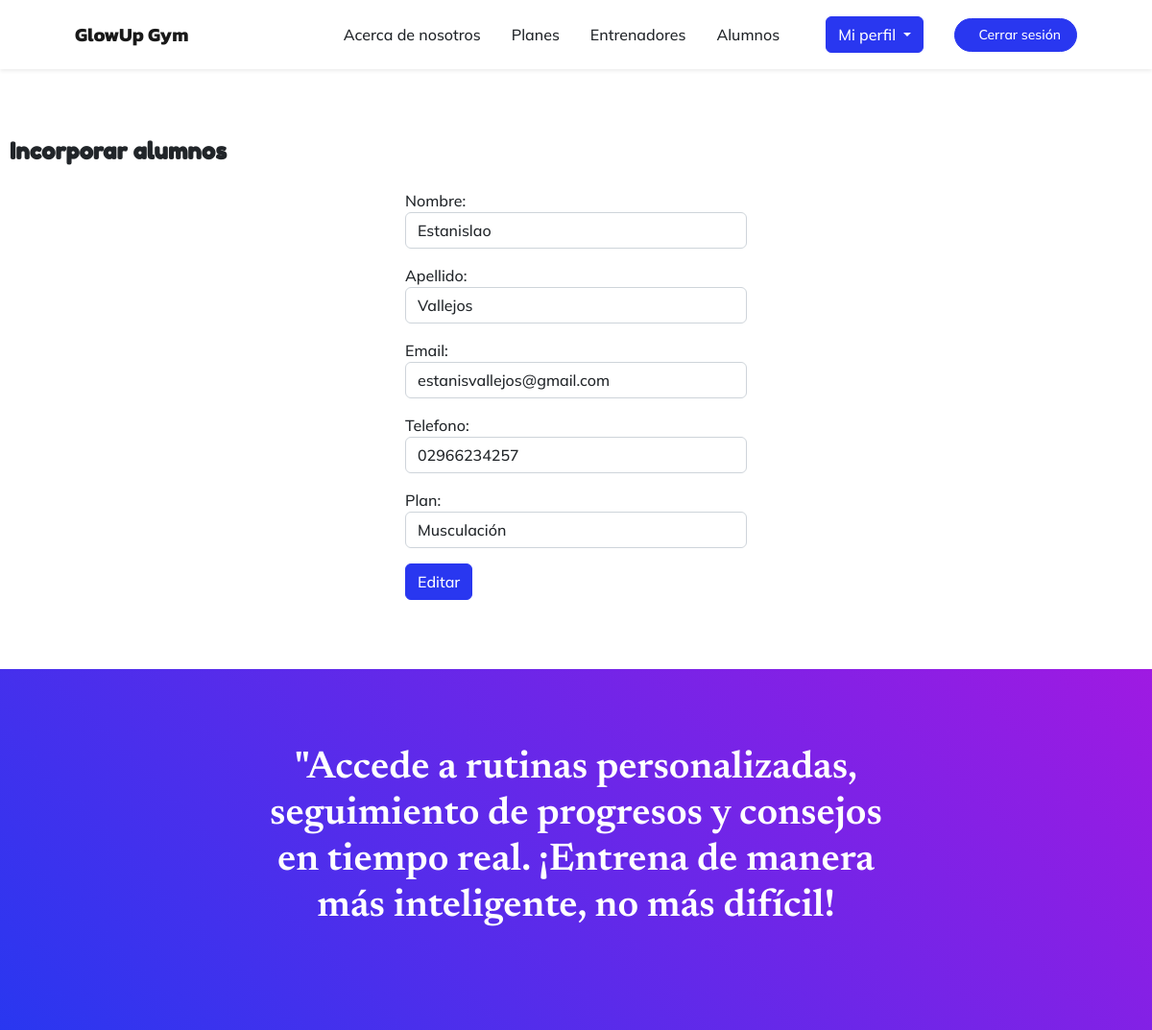
Screenshot of /app/editaralumnos/3 (signed in) with the database file from the repository.
### app/models.py (models this page shows, shortened)
class Alumno(models.Model):
    nombre = models.CharField(max_length=50)
    apellido = models.CharField(max_length=50)
    email = models.EmailField()
    telefono = models.CharField(max_length=15, null=True, blank=True)
    PLAN_VIGENTE_CHOICES = [
        ('musculacion', 'Musculación'),
        ('yoga', 'Yoga'),
        ('crossfit', 'Crossfit'),
        ('funcional', 'Entrenamiento Funcional'),
        ('pilates', 'Pilates'),
        ('otro', 'Otro'),
        ]
    plan = models.CharField(max_length=20, choices=PLAN_VIGENTE_CHOICES, default='otro')

### app/views.py (the view)
# urls.py: path('editaralumnos/<int:id>', editar_alumno, name='editaralumnos'),
@login_required(login_url="login")
def editar_alumno(request, id):
    alumno = Alumno.objects.get(id=id)
    if request.method == "POST":
        form_alumno = AlumnoFormulario(request.POST)
        if form_alumno.is_valid():
            informacion_limpia = form_alumno.cleaned_data
            print(informacion_limpia)
            alumno.nombre = informacion_limpia["nombre"]
            alumno.apellido = informacion_limpia["apellido"]
            alumno.email = informacion_limpia["email"]
            alumno.telefono = informacion_limpia["telefono"]
            alumno.plan = informacion_limpia["plan"]
            alumno.save()
            return redirect("alumnos")
        else:
            print(form_alumno.errors)
    else:
        form_alumno = AlumnoFormulario(initial={
            "nombre": alumno.nombre,
            "apellido": alumno.apellido,
            "email": alumno.email,
            "telefono": alumno.telefono,
            "plan": alumno.plan
        })
    return render(request, "app/forms/editar_alumnos.html", {"forms": form_alumno})

### app/forms.py
class AlumnoFormulario(forms.Form):
    nombre = forms.CharField(max_length=50, widget=forms.TextInput(attrs={'class': 'form-control', 'placeholder': 'Nombre'}))
    apellido = forms.CharField(max_length=50, widget=forms.TextInput(attrs={'class': 'form-control', 'placeholder': 'Apellido'}))
    email = forms.EmailField(widget=forms.EmailInput(attrs={'class': 'form-control', 'placeholder': 'Correo Electrónico'}))
    telefono = forms.CharField(max_length=15, required=False, widget=forms.TextInput(attrs={'class': 'form-control', 'placeholder': 'Teléfono (opcional)'}))
    PLAN_VIGENTE_CHOICES = [
        ('musculacion', 'Musculación'),
        ('yoga', 'Yoga'),
        ('crossfit', 'Crossfit'),
        ('funcional', 'Entrenamiento Funcional'),
        ('pilates', 'Pilates'),
        ('otro', 'Otro'),
    ]
    plan = forms.ChoiceField(choices=PLAN_VIGENTE_CHOICES, initial='otro', widget=forms.Select(attrs={'class': 'form-control'}))

### app/templates/app/forms/editar_alumnos.html (shortened to what this page needs)
{% extends 'app/base.html' %}
{% load static %}
{% block contenido%}
<br>
<br>
<br>
<br>
<br>
<br>
<h3 class="lh-3 mb-3 text-start" style="font-family: 'Fredoka One', sans-serif; font-size: 24px; margin-left: 10px;">Incorporar alumnos</h3>
<div class="container my-4">
  <div class="row justify-content-center">
      <div class="col-4">
          <form action="" method="POST">
              {{ forms.as_p }}
              <button type="submit" class="btn btn-primary">Editar</button>
          </form>
      </div>
  </div>
</div>
<br>
<br>
{% endblock %}

### rows the page displays
Alumno: nombre "Estanislao", apellido "Vallejos", email "estanisvallejos@gmail.com", telefono "02966234257", plan "Musculación"
